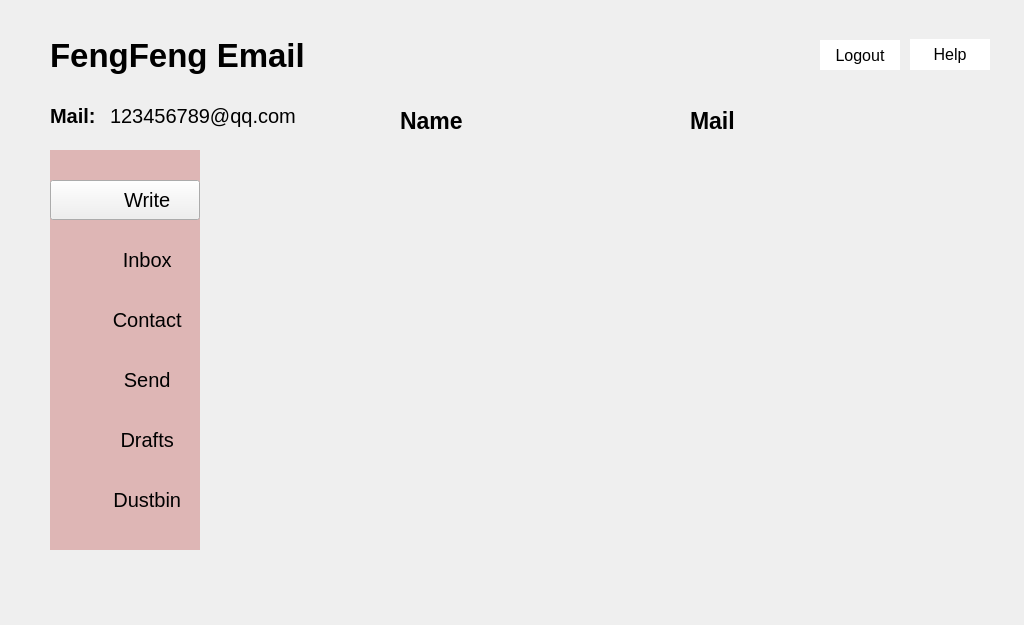
<?xml version="1.0" encoding="UTF-8"?>
<ui version="4.0">
 <class>Contact</class>
 <widget class="QWidget" name="Contact">
  <property name="geometry">
   <rect>
    <x>0</x>
    <y>0</y>
    <width>1024</width>
    <height>625</height>
   </rect>
  </property>
  <property name="windowTitle">
   <string>Contact</string>
  </property>
  <widget class="QLabel" name="label">
   <property name="geometry">
    <rect>
     <x>50</x>
     <y>30</y>
     <width>521</width>
     <height>51</height>
    </rect>
   </property>
   <property name="font">
    <font>
     <pointsize>25</pointsize>
     <weight>75</weight>
     <bold>true</bold>
    </font>
   </property>
   <property name="text">
    <string>FengFeng Email</string>
   </property>
  </widget>
  <widget class="QPushButton" name="Write">
   <property name="geometry">
    <rect>
     <x>50</x>
     <y>180</y>
     <width>150</width>
     <height>40</height>
    </rect>
   </property>
   <property name="font">
    <font>
     <pointsize>15</pointsize>
    </font>
   </property>
   <property name="focusPolicy">
    <enum>Qt::NoFocus</enum>
   </property>
   <property name="autoFillBackground">
    <bool>false</bool>
   </property>
   <property name="styleSheet">
    <string notr="true">background-image: url(:/jpg/write.png);
border:0px;

/*widget正常状态*/  

QWidget#widget_1{      

    border:3px solid #CFCFCF;  

}  

/*widge处于焦点状态*/  

QWidget#widget_1:focus{      

    border:5px solid #A5A6A1; 

 }  </string>
   </property>
   <property name="text">
    <string>        Write</string>
   </property>
  </widget>
  <widget class="QPushButton" name="Inbox">
   <property name="geometry">
    <rect>
     <x>50</x>
     <y>240</y>
     <width>150</width>
     <height>40</height>
    </rect>
   </property>
   <property name="font">
    <font>
     <pointsize>15</pointsize>
    </font>
   </property>
   <property name="focusPolicy">
    <enum>Qt::NoFocus</enum>
   </property>
   <property name="styleSheet">
    <string notr="true">background-image: url(:/jpg/inbox.png);
border:0;</string>
   </property>
   <property name="text">
    <string>        Inbox</string>
   </property>
  </widget>
  <widget class="QPushButton" name="Drafts">
   <property name="geometry">
    <rect>
     <x>50</x>
     <y>420</y>
     <width>150</width>
     <height>40</height>
    </rect>
   </property>
   <property name="font">
    <font>
     <pointsize>15</pointsize>
    </font>
   </property>
   <property name="focusPolicy">
    <enum>Qt::NoFocus</enum>
   </property>
   <property name="styleSheet">
    <string notr="true">background-image: url(:/jpg/draft.png);
border:0;</string>
   </property>
   <property name="text">
    <string>        Drafts</string>
   </property>
  </widget>
  <widget class="QPushButton" name="Dustbin">
   <property name="geometry">
    <rect>
     <x>50</x>
     <y>480</y>
     <width>150</width>
     <height>40</height>
    </rect>
   </property>
   <property name="font">
    <font>
     <pointsize>15</pointsize>
    </font>
   </property>
   <property name="focusPolicy">
    <enum>Qt::NoFocus</enum>
   </property>
   <property name="styleSheet">
    <string notr="true">background-image: url(:/jpg/dustbin.png);
border:0;</string>
   </property>
   <property name="text">
    <string>        Dustbin</string>
   </property>
  </widget>
  <widget class="QLabel" name="label_3">
   <property name="geometry">
    <rect>
     <x>50</x>
     <y>100</y>
     <width>121</width>
     <height>31</height>
    </rect>
   </property>
   <property name="font">
    <font>
     <pointsize>15</pointsize>
     <weight>75</weight>
     <bold>true</bold>
    </font>
   </property>
   <property name="text">
    <string>Mail:</string>
   </property>
  </widget>
  <widget class="QPushButton" name="Contact2">
   <property name="geometry">
    <rect>
     <x>50</x>
     <y>300</y>
     <width>150</width>
     <height>40</height>
    </rect>
   </property>
   <property name="font">
    <font>
     <pointsize>15</pointsize>
    </font>
   </property>
   <property name="focusPolicy">
    <enum>Qt::NoFocus</enum>
   </property>
   <property name="styleSheet">
    <string notr="true">background-image: url(:/jpg/contact.png);
border:0;</string>
   </property>
   <property name="text">
    <string>        Contact</string>
   </property>
  </widget>
  <widget class="QPushButton" name="Send">
   <property name="geometry">
    <rect>
     <x>50</x>
     <y>360</y>
     <width>150</width>
     <height>40</height>
    </rect>
   </property>
   <property name="font">
    <font>
     <pointsize>15</pointsize>
    </font>
   </property>
   <property name="focusPolicy">
    <enum>Qt::NoFocus</enum>
   </property>
   <property name="autoFillBackground">
    <bool>false</bool>
   </property>
   <property name="styleSheet">
    <string notr="true">background-image: url(:/jpg/send.png);
border:0;</string>
   </property>
   <property name="text">
    <string>        Send</string>
   </property>
  </widget>
  <widget class="QLabel" name="label_4">
   <property name="geometry">
    <rect>
     <x>50</x>
     <y>150</y>
     <width>150</width>
     <height>400</height>
    </rect>
   </property>
   <property name="styleSheet">
    <string notr="true">background-color: rgb(222,182,181);</string>
   </property>
   <property name="text">
    <string/>
   </property>
  </widget>
  <widget class="QLabel" name="label_5">
   <property name="geometry">
    <rect>
     <x>400</x>
     <y>110</y>
     <width>101</width>
     <height>21</height>
    </rect>
   </property>
   <property name="font">
    <font>
     <pointsize>17</pointsize>
     <weight>75</weight>
     <bold>true</bold>
    </font>
   </property>
   <property name="text">
    <string>Name</string>
   </property>
  </widget>
  <widget class="QLabel" name="label_6">
   <property name="geometry">
    <rect>
     <x>690</x>
     <y>110</y>
     <width>71</width>
     <height>21</height>
    </rect>
   </property>
   <property name="font">
    <font>
     <pointsize>17</pointsize>
     <weight>75</weight>
     <bold>true</bold>
    </font>
   </property>
   <property name="text">
    <string>Mail</string>
   </property>
  </widget>
  <widget class="QListWidget" name="ContactInfoList">
   <property name="geometry">
    <rect>
     <x>270</x>
     <y>150</y>
     <width>721</width>
     <height>401</height>
    </rect>
   </property>
   <property name="styleSheet">
    <string notr="true">background-color:rgba(0,0,0,0);</string>
   </property>
  </widget>
  <widget class="QPushButton" name="Help">
   <property name="geometry">
    <rect>
     <x>910</x>
     <y>39</y>
     <width>80</width>
     <height>31</height>
    </rect>
   </property>
   <property name="font">
    <font>
     <pointsize>12</pointsize>
    </font>
   </property>
   <property name="focusPolicy">
    <enum>Qt::NoFocus</enum>
   </property>
   <property name="autoFillBackground">
    <bool>false</bool>
   </property>
   <property name="styleSheet">
    <string notr="true">background-color: rgb(255, 255, 255);
border:0;</string>
   </property>
   <property name="text">
    <string>Help</string>
   </property>
  </widget>
  <widget class="QPushButton" name="Logout_2">
   <property name="geometry">
    <rect>
     <x>820</x>
     <y>40</y>
     <width>80</width>
     <height>30</height>
    </rect>
   </property>
   <property name="font">
    <font>
     <pointsize>12</pointsize>
    </font>
   </property>
   <property name="focusPolicy">
    <enum>Qt::NoFocus</enum>
   </property>
   <property name="autoFillBackground">
    <bool>false</bool>
   </property>
   <property name="styleSheet">
    <string notr="true">
background-color: rgb(255, 255, 255);
border:0;</string>
   </property>
   <property name="text">
    <string>Logout</string>
   </property>
  </widget>
  <widget class="QLabel" name="label_2">
   <property name="geometry">
    <rect>
     <x>110</x>
     <y>90</y>
     <width>211</width>
     <height>51</height>
    </rect>
   </property>
   <property name="font">
    <font>
     <pointsize>15</pointsize>
    </font>
   </property>
   <property name="text">
    <string>123456789@qq.com</string>
   </property>
  </widget>
  <zorder>label_4</zorder>
  <zorder>label</zorder>
  <zorder>Write</zorder>
  <zorder>Inbox</zorder>
  <zorder>Drafts</zorder>
  <zorder>Dustbin</zorder>
  <zorder>label_3</zorder>
  <zorder>Contact2</zorder>
  <zorder>Send</zorder>
  <zorder>label_5</zorder>
  <zorder>label_6</zorder>
  <zorder>ContactInfoList</zorder>
  <zorder>Help</zorder>
  <zorder>Logout_2</zorder>
  <zorder>label_2</zorder>
 </widget>
 <resources/>
 <connections/>
</ui>
